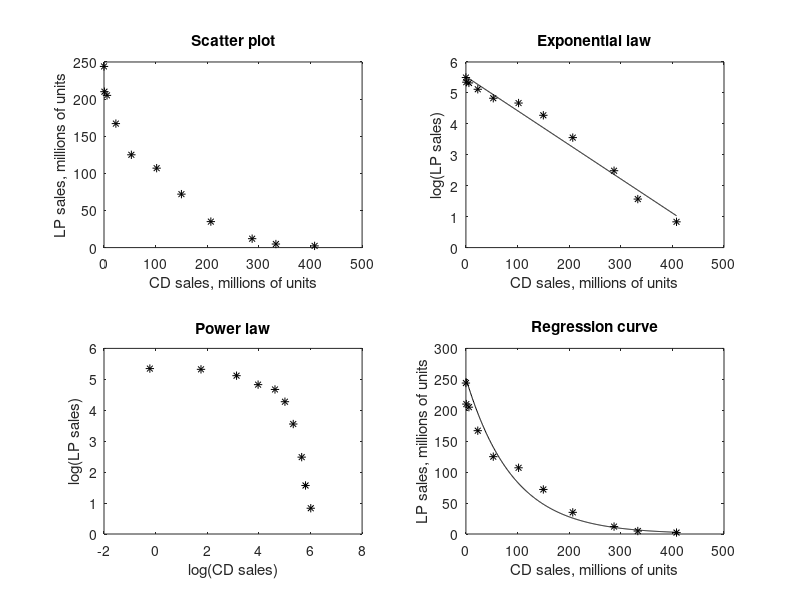

Reproduce this figure in MATLAB.
% Bradie: section 5.8, example 5.25

clear; close all

% data
C = [0 0.8 5.8 23 53 102 150 207 287 333 408];
L = [244 210 205 167 125 107 72 35 12 4.8 2.3];

% scatter plots: seek L as a function of C

subplot(2,2,1)
plot(C, L, '*k')
title('Scatter plot')
xlabel('CD sales, millions of units')
ylabel('LP sales, millions of units')

subplot(2,2,2)
plot(C, log(L), '*k')
title('Exponential law')
xlabel('CD sales, millions of units')
ylabel('log(LP sales)')

subplot(2,2,3)
plot(log(C), log(L), '*k')
title('Power law')
xlabel('log(CD sales)')
ylabel('log(LP sales)')

%% Fit the data
% Note that these values will be different than the text due to the use of
% the natural log rather than the base 10 log, but the end result gives the
% same fit.
u = polyfit(C, log(L), 1);
b = u(1)
a = exp(u(2))

Chat = linspace(min(C), max(C), 2^9+1);
Lhat = a*exp(b*Chat);

subplot(2,2,2)
plot(C, log(L), '*k', Chat, log(a) + b*Chat, 'k')
title('Exponential law')
xlabel('CD sales, millions of units')
ylabel('log(LP sales)')


subplot(2,2,4)
plot(C, L, '*k', Chat, Lhat, 'k')
title('Regression curve')
xlabel('CD sales, millions of units')
ylabel('LP sales, millions of units')
